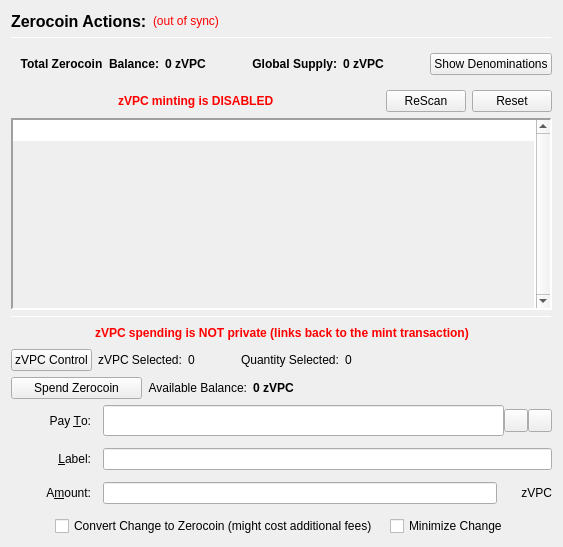
                  <widget class="QFrame" name="verticalFrameLeft">
                   <layout class="QVBoxLayout" name="verticalLayout_2">
                    <item>
                     <layout class="QVBoxLayout" name="verticalLayout_3">
                      <item>
                       <layout class="QHBoxLayout" name="horizontalLayout_3">
                        <item>
                         <widget class="QLabel" name="labelzVPCActions">
                          <property name="font">
                           <font>
                            <pointsize>12</pointsize>
                            <weight>75</weight>
                            <bold>true</bold>
                           </font>
                          </property>
                          <property name="text">
                           <string>Zerocoin Actions:</string>
                          </property>
                          <property name="alignment">
                           <set>Qt::AlignLeading|Qt::AlignLeft|Qt::AlignVCenter</set>
                          </property>
                         </widget>
                        </item>
                        <item>
                         <widget class="QLabel" name="labelzVPCSyncStatus">
                          <property name="toolTip">
                           <string>The displayed information may be out of date. Your wallet automatically synchronizes with the VoltPotCoin network after a connection is established, but this process has not completed yet.</string>
                          </property>
                          <property name="styleSheet">
                           <string notr="true">QLabel { color: red; }</string>
                          </property>
                          <property name="text">
                           <string notr="true">(out of sync)</string>
                          </property>
                          <property name="alignment">
                           <set>Qt::AlignLeading|Qt::AlignLeft|Qt::AlignVCenter</set>
                          </property>
                         </widget>
                        </item>
                        <item>
                         <spacer name="horizontalSpacer">
                          <property name="orientation">
                           <enum>Qt::Horizontal</enum>
                          </property>
                          <property name="sizeHint" stdset="0">
                           <size>
                            <width>40</width>
                            <height>20</height>
                           </size>
                          </property>
                         </spacer>
                        </item>
                       </layout>
                      </item>
                      <item>
                       <widget class="Line" name="lineUpperLeft">
                        <property name="minimumSize">
                         <size>
                          <width>0</width>
                          <height>1</height>
                         </size>
                        </property>
                        <property name="maximumSize">
                         <size>
                          <width>16777215</width>
                          <height>1</height>
                         </size>
                        </property>
                        <property name="frameShadow">
                         <enum>QFrame::Sunken</enum>
                        </property>
                        <property name="orientation">
                         <enum>Qt::Horizontal</enum>
                        </property>
                       </widget>
                      </item>
                      <item>
                       <widget class="QFrame" name="balanceSupplyFrame">
                        <layout class="QHBoxLayout" name="horizontalLayout_2" stretch="0,0,0,1,0">
                         <property name="rightMargin">
                          <number>0</number>
                         </property>
                         <item>
                          <layout class="QHBoxLayout" name="horizontalLayout_34">
                           <item>
                            <widget class="QLabel" name="labelzAvailableText_3">
                             <property name="font">
                              <font>
                               <weight>75</weight>
                               <bold>true</bold>
                              </font>
                             </property>
                             <property name="toolTip">
                              <string>Total Balance including unconfirmed and immature zVPC</string>
                             </property>
                             <property name="text">
                              <string>Total Zerocoin  Balance:</string>
                             </property>
                             <property name="alignment">
                              <set>Qt::AlignRight|Qt::AlignTrailing|Qt::AlignVCenter</set>
                             </property>
                            </widget>
                           </item>
                           <item>
                            <widget class="QLabel" name="labelzAvailableAmount_4">
                             <property name="minimumSize">
                              <size>
                               <width>40</width>
                               <height>0</height>
                              </size>
                             </property>
                             <property name="font">
                              <font>
                               <weight>75</weight>
                               <bold>true</bold>
                              </font>
                             </property>
                             <property name="toolTip">
                              <string>Total Balance including unconfirmed and immature zVPC</string>
                             </property>
                             <property name="text">
                              <string>0 zVPC</string>
                             </property>
                             <property name="alignment">
                              <set>Qt::AlignLeading|Qt::AlignLeft|Qt::AlignVCenter</set>
                             </property>
                            </widget>
                           </item>
                          </layout>
                         </item>
                         <item>
                          <spacer name="horizontalSpacer_32">
                           <property name="orientation">
                            <enum>Qt::Horizontal</enum>
                           </property>
                           <property name="sizeHint" stdset="0">
                            <size>
                             <width>40</width>
                             <height>20</height>
                            </size>
                           </property>
                          </spacer>
                         </item>
                         <item>
                          <layout class="QHBoxLayout" name="horizontalLayout_35">
                           <item>
                            <widget class="QLabel" name="labelZsupplyText_2">
                             <property name="font">
                              <font>
                               <weight>75</weight>
                               <bold>true</bold>
                              </font>
                             </property>
                             <property name="text">
                              <string>Global Supply:</string>
                             </property>
                             <property name="alignment">
                              <set>Qt::AlignRight|Qt::AlignTrailing|Qt::AlignVCenter</set>
                             </property>
                            </widget>
                           </item>
                           <item>
                            <widget class="QLabel" name="labelZsupplyAmount_2">
                             <property name="font">
                              <font>
                               <weight>75</weight>
                               <bold>true</bold>
                              </font>
                             </property>
                             <property name="text">
                              <string>0 zVPC</string>
                             </property>
                            </widget>
                           </item>
                          </layout>
                         </item>
                         <item>
                          <spacer name="horizontalSpacer_31">
                           <property name="orientation">
                            <enum>Qt::Horizontal</enum>
                           </property>
                           <property name="sizeHint" stdset="0">
                            <size>
                             <width>40</width>
                             <height>20</height>
                            </size>
                           </property>
                          </spacer>
                         </item>
                         <item>
                          <widget class="QPushButton" name="pushButtonShowDenoms">
                           <property name="toolTip">
                            <string>Show zVPC denominations list</string>
                           </property>
                           <property name="text">
                            <string>Show Denominations</string>
                           </property>
                          </widget>
                         </item>
                        </layout>
                       </widget>
                      </item>
                      <item>
                       <layout class="QHBoxLayout" name="horizontalLayout_4">
                        <item>
                         <spacer name="horizontalSpacer_2">
                          <property name="orientation">
                           <enum>Qt::Horizontal</enum>
                          </property>
                          <property name="sizeHint" stdset="0">
                           <size>
                            <width>40</width>
                            <height>20</height>
                           </size>
                          </property>
                         </spacer>
                        </item>
                        <item>
                         <widget class="QLabel" name="label">
                          <property name="styleSheet">
                           <string notr="true">color: red;
font-weight: bold;</string>
                          </property>
                          <property name="text">
                           <string>zVPC minting is DISABLED</string>
                          </property>
                         </widget>
                        </item>
                        <item>
                         <spacer name="horizontalSpacer_3">
                          <property name="orientation">
                           <enum>Qt::Horizontal</enum>
                          </property>
                          <property name="sizeHint" stdset="0">
                           <size>
                            <width>40</width>
                            <height>20</height>
                           </size>
                          </property>
                         </spacer>
                        </item>
                        <item>
                         <widget class="QPushButton" name="pushButtonMintReset">
                          <property name="maximumSize">
                           <size>
                            <width>80</width>
                            <height>16777215</height>
                           </size>
                          </property>
                          <property name="toolTip">
                           <string>Rescan the complete blockchain for  Zerocoin mints and their meta-data.</string>
                          </property>
                          <property name="text">
                           <string>ReScan</string>
                          </property>
                         </widget>
                        </item>
                        <item>
                         <widget class="QPushButton" name="pushButtonSpentReset">
                          <property name="maximumSize">
                           <size>
                            <width>80</width>
                            <height>16777215</height>
                           </size>
                          </property>
                          <property name="toolTip">
                           <string>Reset Zerocoin Wallet DB. Deletes transactions that did not make it into the blockchain.</string>
                          </property>
                          <property name="text">
                           <string>Reset</string>
                          </property>
                         </widget>
                        </item>
                       </layout>
                      </item>
                      <item>
                       <widget class="QPlainTextEdit" name="TEMintStatus">
                        <property name="font">
                         <font>
                          <pointsize>8</pointsize>
                         </font>
                        </property>
                        <property name="toolTip">
                         <string>Status and/or Mesages from the last Mint Action.</string>
                        </property>
                        <property name="frameShape">
                         <enum>QFrame::Panel</enum>
                        </property>
                        <property name="frameShadow">
                         <enum>QFrame::Sunken</enum>
                        </property>
                        <property name="lineWidth">
                         <number>2</number>
                        </property>
                        <property name="midLineWidth">
                         <number>2</number>
                        </property>
                        <property name="verticalScrollBarPolicy">
                         <enum>Qt::ScrollBarAlwaysOn</enum>
                        </property>
                        <property name="horizontalScrollBarPolicy">
                         <enum>Qt::ScrollBarAlwaysOff</enum>
                        </property>
                        <property name="readOnly">
                         <bool>true</bool>
                        </property>
                        <property name="plainText">
                         <string notr="true"/>
                        </property>
                        <property name="backgroundVisible">
                         <bool>true</bool>
                        </property>
                       </widget>
                      </item>
                      <item>
                       <widget class="Line" name="line">
                        <property name="minimumSize">
                         <size>
                          <width>0</width>
                          <height>1</height>
                         </size>
                        </property>
                        <property name="maximumSize">
                         <size>
                          <width>16777215</width>
                          <height>1</height>
                         </size>
                        </property>
                        <property name="orientation">
                         <enum>Qt::Horizontal</enum>
                        </property>
                       </widget>
                      </item>
                      <item>
                       <layout class="QHBoxLayout" name="horizontalLayout_7">
                        <item>
                         <spacer name="horizontalSpacer_18">
                          <property name="orientation">
                           <enum>Qt::Horizontal</enum>
                          </property>
                          <property name="sizeHint" stdset="0">
                           <size>
                            <width>40</width>
                            <height>20</height>
                           </size>
                          </property>
                         </spacer>
                        </item>
                        <item>
                         <widget class="QLabel" name="label_2">
                          <property name="styleSheet">
                           <string notr="true">color: red;
font-weight: bold;</string>
                          </property>
                          <property name="text">
                           <string>zVPC spending is NOT private (links back to the mint transaction)</string>
                          </property>
                         </widget>
                        </item>
                        <item>
                         <spacer name="horizontalSpacer_30">
                          <property name="orientation">
                           <enum>Qt::Horizontal</enum>
                          </property>
                          <property name="sizeHint" stdset="0">
                           <size>
                            <width>40</width>
                            <height>20</height>
                           </size>
                          </property>
                         </spacer>
                        </item>
                       </layout>
                      </item>
                      <item>
                       <layout class="QHBoxLayout" name="horizontalLayout_24">
                        <property name="leftMargin">
                         <number>0</number>
                        </property>
                        <property name="bottomMargin">
                         <number>0</number>
                        </property>
                        <item>
                         <widget class="QPushButton" name="pushButtonZVpcControl">
                          <property name="text">
                           <string>zVPC Control</string>
                          </property>
                         </widget>
                        </item>
                        <item>
                         <widget class="QLabel" name="labelzVpcSelected">
                          <property name="text">
                           <string>zVPC Selected:</string>
                          </property>
                         </widget>
                        </item>
                        <item>
                         <widget class="QLabel" name="labelzVpcSelected_int">
                          <property name="text">
                           <string>0</string>
                          </property>
                         </widget>
                        </item>
                        <item>
                         <spacer name="horizontalSpacer_17">
                          <property name="orientation">
                           <enum>Qt::Horizontal</enum>
                          </property>
                          <property name="sizeType">
                           <enum>QSizePolicy::Fixed</enum>
                          </property>
                          <property name="sizeHint" stdset="0">
                           <size>
                            <width>40</width>
                            <height>20</height>
                           </size>
                          </property>
                         </spacer>
                        </item>
                        <item>
                         <widget class="QLabel" name="labelQuantitySelected">
                          <property name="text">
                           <string>Quantity Selected:</string>
                          </property>
                         </widget>
                        </item>
                        <item>
                         <widget class="QLabel" name="labelQuantitySelected_int">
                          <property name="text">
                           <string>0</string>
                          </property>
                         </widget>
                        </item>
                        <item>
                         <spacer name="horizontalSpacer_19">
                          <property name="orientation">
                           <enum>Qt::Horizontal</enum>
                          </property>
                          <property name="sizeHint" stdset="0">
                           <size>
                            <width>40</width>
                            <height>20</height>
                           </size>
                          </property>
                         </spacer>
                        </item>
                       </layout>
                      </item>
                      <item>
                       <layout class="QHBoxLayout" name="horizontalLayout_6">
                        <item>
                         <widget class="QPushButton" name="pushButtonSpendzVPC">
                          <property name="minimumSize">
                           <size>
                            <width>131</width>
                            <height>0</height>
                           </size>
                          </property>
                          <property name="toolTip">
                           <string>Spend Zerocoin. Without 'Pay To:' address creates payments to yourself.</string>
                          </property>
                          <property name="text">
                           <string>Spend Zerocoin</string>
                          </property>
                         </widget>
                        </item>
                        <item>
                         <widget class="QLabel" name="labelzVPCBalanceText">
                          <property name="toolTip">
                           <string>Available (mature and spendable) zVPC for spending</string>
                          </property>
                          <property name="text">
                           <string>Available Balance:</string>
                          </property>
                          <property name="alignment">
                           <set>Qt::AlignRight|Qt::AlignTrailing|Qt::AlignVCenter</set>
                          </property>
                         </widget>
                        </item>
                        <item>
                         <widget class="QLabel" name="labelzAvailableAmount_2">
                          <property name="font">
                           <font>
                            <weight>75</weight>
                            <bold>true</bold>
                           </font>
                          </property>
                          <property name="toolTip">
                           <string>Available (mature and spendable) zVPC for spending

zVPC are mature when they have more than 20 confirmations AND more than 2 mints of the same denomination after them were minted</string>
                          </property>
                          <property name="text">
                           <string>0 zVPC</string>
                          </property>
                          <property name="alignment">
                           <set>Qt::AlignLeading|Qt::AlignLeft|Qt::AlignVCenter</set>
                          </property>
                         </widget>
                        </item>
                        <item>
                         <spacer name="horizontalSpacer_4">
                          <property name="orientation">
                           <enum>Qt::Horizontal</enum>
                          </property>
                          <property name="sizeHint" stdset="0">
                           <size>
                            <width>40</width>
                            <height>20</height>
                           </size>
                          </property>
                         </spacer>
                        </item>
                       </layout>
                      </item>
                      <item>
                       <layout class="QGridLayout" name="gridLayout_7">
                        <property name="spacing">
                         <number>12</number>
                        </property>
                        <item row="0" column="0">
                         <widget class="QLabel" name="payToLabel">
                          <property name="minimumSize">
                           <size>
                            <width>80</width>
                            <height>0</height>
                           </size>
                          </property>
                          <property name="text">
                           <string>Pay &amp;To:</string>
                          </property>
                          <property name="alignment">
                           <set>Qt::AlignRight|Qt::AlignTrailing|Qt::AlignVCenter</set>
                          </property>
                          <property name="buddy">
                           <cstring>payTo</cstring>
                          </property>
                         </widget>
                        </item>
                        <item row="0" column="1">
                         <layout class="QHBoxLayout" name="payToLayout">
                          <property name="spacing">
                           <number>0</number>
                          </property>
                          <item>
                           <widget class="QValidatedLineEdit" name="payTo">
                            <property name="enabled">
                             <bool>true</bool>
                            </property>
                            <property name="minimumSize">
                             <size>
                              <width>0</width>
                              <height>31</height>
                             </size>
                            </property>
                            <property name="toolTip">
                             <string>The VoltPotCoin address to send the payment to. Creates local payment to yourself when empty.</string>
                            </property>
                           </widget>
                          </item>
                          <item>
                           <widget class="QToolButton" name="addressBookButton">
                            <property name="toolTip">
                             <string>Choose previously used address</string>
                            </property>
                            <property name="text">
                             <string/>
                            </property>
                            <property name="icon">
                             <iconset resource="../voltpotcoin.qrc">
                              <normaloff>:/icons/address-book</normaloff>:/icons/address-book</iconset>
                            </property>
                            <property name="shortcut">
                             <string>Alt+A</string>
                            </property>
                           </widget>
                          </item>
                          <item>
                           <widget class="QToolButton" name="pasteButton">
                            <property name="toolTip">
                             <string>Paste address from clipboard</string>
                            </property>
                            <property name="text">
                             <string/>
                            </property>
                            <property name="icon">
                             <iconset resource="../voltpotcoin.qrc">
                              <normaloff>:/icons/editpaste</normaloff>:/icons/editpaste</iconset>
                            </property>
                            <property name="shortcut">
                             <string>Alt+P</string>
                            </property>
                           </widget>
                          </item>
                         </layout>
                        </item>
                        <item row="1" column="0">
                         <widget class="QLabel" name="labelLabel">
                          <property name="minimumSize">
                           <size>
                            <width>80</width>
                            <height>0</height>
                           </size>
                          </property>
                          <property name="text">
                           <string>&amp;Label:</string>
                          </property>
                          <property name="alignment">
                           <set>Qt::AlignRight|Qt::AlignTrailing|Qt::AlignVCenter</set>
                          </property>
                          <property name="buddy">
                           <cstring>addAsLabel</cstring>
                          </property>
                         </widget>
                        </item>
                        <item row="1" column="1">
                         <widget class="QLineEdit" name="addAsLabel">
                          <property name="toolTip">
                           <string>Enter a label for this address to add it to the list of used addresses</string>
                          </property>
                         </widget>
                        </item>
                        <item row="2" column="0">
                         <widget class="QLabel" name="amountLabel">
                          <property name="minimumSize">
                           <size>
                            <width>80</width>
                            <height>0</height>
                           </size>
                          </property>
                          <property name="text">
                           <string>A&amp;mount:</string>
                          </property>
                          <property name="alignment">
                           <set>Qt::AlignRight|Qt::AlignTrailing|Qt::AlignVCenter</set>
                          </property>
                          <property name="buddy">
                           <cstring>zVPCpayAmount</cstring>
                          </property>
                         </widget>
                        </item>
                        <item row="2" column="1">
                         <layout class="QHBoxLayout" name="horizontalLayout_9">
                          <property name="spacing">
                           <number>0</number>
                          </property>
                          <item>
                           <widget class="QLineEdit" name="zVPCpayAmount"/>
                          </item>
                          <item>
                           <widget class="QLabel" name="labelzVPC">
                            <property name="minimumSize">
                             <size>
                              <width>55</width>
                              <height>0</height>
                             </size>
                            </property>
                            <property name="text">
                             <string>zVPC</string>
                            </property>
                            <property name="alignment">
                             <set>Qt::AlignRight|Qt::AlignTrailing|Qt::AlignVCenter</set>
                            </property>
                           </widget>
                          </item>
                         </layout>
                        </item>
                        <item row="3" column="0" colspan="2">
                         <layout class="QHBoxLayout" name="horizontalLayout_10">
                          <item>
                           <spacer name="horizontalSpacer_5">
                            <property name="orientation">
                             <enum>Qt::Horizontal</enum>
                            </property>
                            <property name="sizeHint" stdset="0">
                             <size>
                              <width>40</width>
                              <height>20</height>
                             </size>
                            </property>
                           </spacer>
                          </item>
                          <item>
                           <widget class="QCheckBox" name="checkBoxMintChange">
                            <property name="sizePolicy">
                             <sizepolicy hsizetype="MinimumExpanding" vsizetype="Fixed">
                              <horstretch>0</horstretch>
                              <verstretch>0</verstretch>
                             </sizepolicy>
                            </property>
                            <property name="layoutDirection">
                             <enum>Qt::LeftToRight</enum>
                            </property>
                            <property name="text">
                             <string>Convert Change to Zerocoin (might cost additional fees)</string>
                            </property>
                           </widget>
                          </item>
                          <item>
                           <widget class="QCheckBox" name="checkBoxMinimizeChange">
                            <property name="toolTip">
                             <string>If checked, the wallet tries to minimize the returning change instead of minimizing the number of spent denominations.</string>
                            </property>
                            <property name="text">
                             <string>Minimize Change</string>
                            </property>
                           </widget>
                          </item>
                          <item>
                           <spacer name="horizontalSpacer_6">
                            <property name="orientation">
                             <enum>Qt::Horizontal</enum>
                            </property>
                            <property name="sizeHint" stdset="0">
                             <size>
                              <width>40</width>
                              <height>20</height>
                             </size>
                            </property>
                           </spacer>
                          </item>
                         </layout>
                        </item>
                       </layout>
                      </item>
                     </layout>
                    </item>
                   </layout>
                  </widget>
